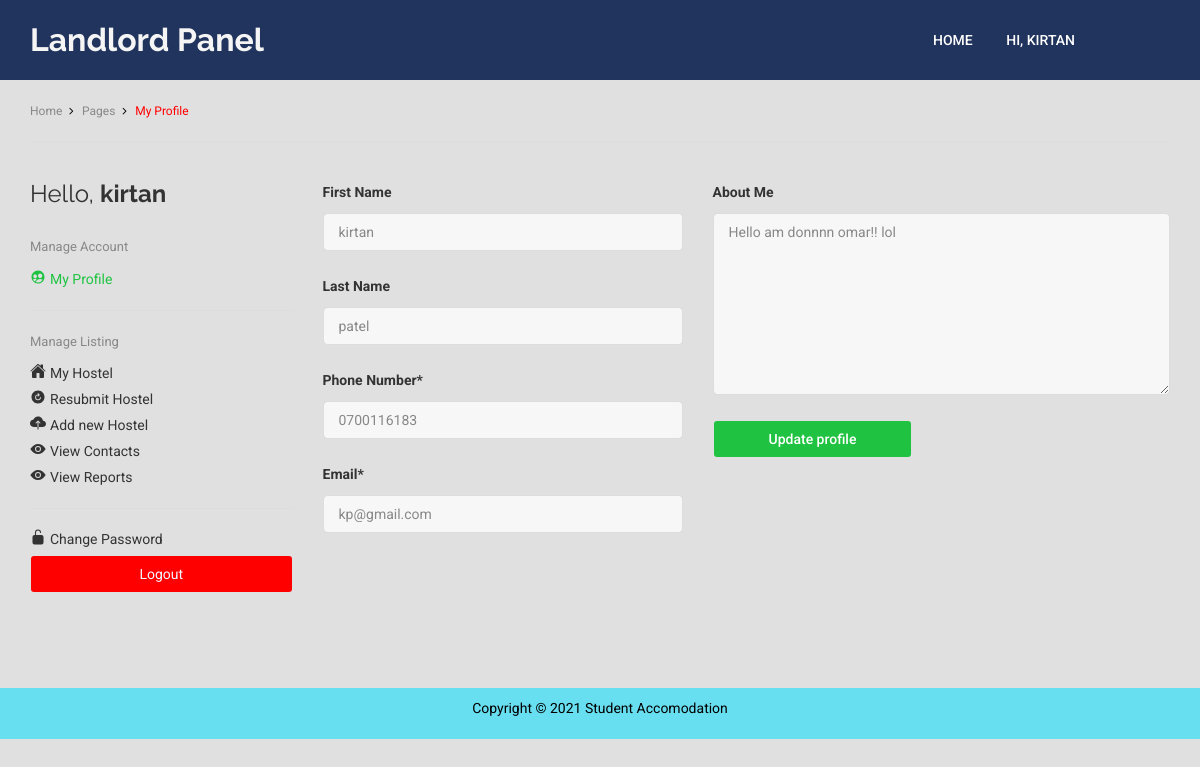
Before: /landlord/dashboard.php (signed in) with the older database file.
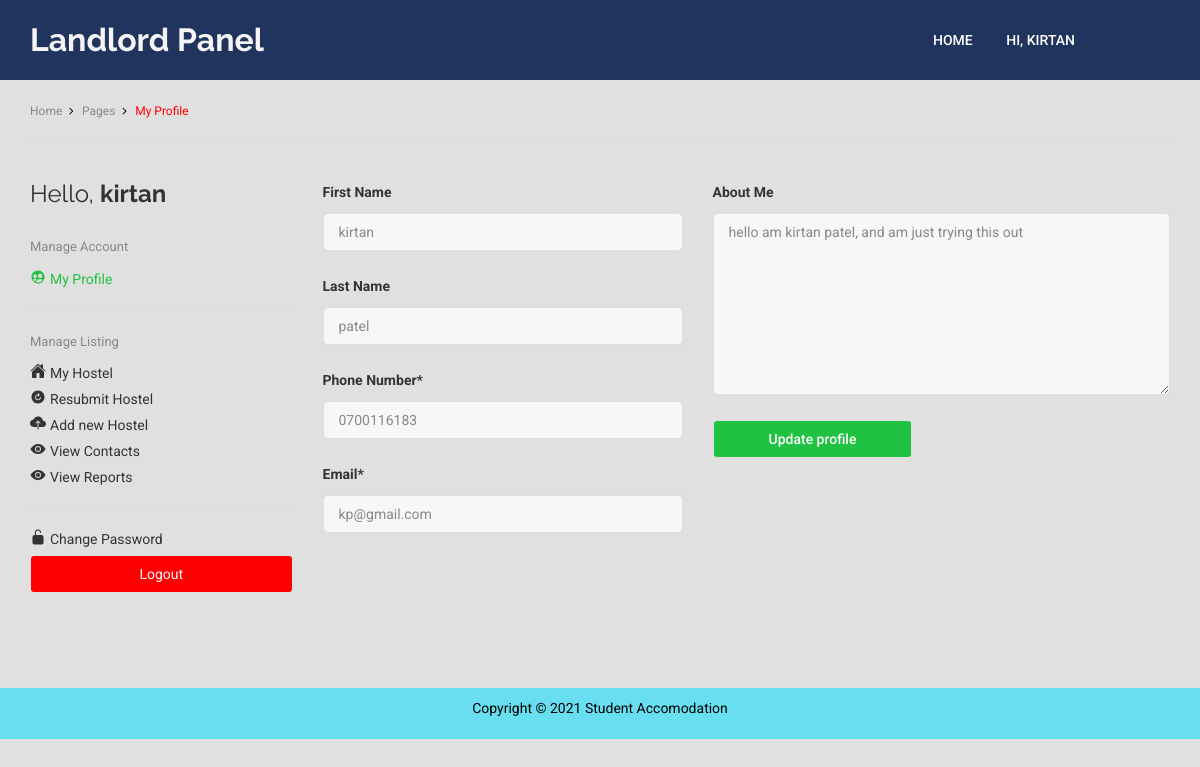
After: the same page with the newer database file.
### tables this page shows
CREATE TABLE `details` (
  `ID` int(11) NOT NULL,
  `FirstName` varchar(255) NOT NULL,
  `LastName` varchar(255) NOT NULL,
  `Email` varchar(255) NOT NULL,
  `phone_no` varchar(50) NOT NULL,
  `Password` varchar(255) NOT NULL,
  `about_me` varchar(255) DEFAULT NULL,
  `Type` varchar(50) NOT NULL,
  `Religion` varchar(255) NOT NULL,
  `location` varchar(255) NOT NULL,
  `mstatus` varchar(255) NOT NULL,
  `gender` varchar(255) NOT NULL,
  `isActive` tinyint(1) NOT NULL
);

### landlord/dashboard.php (the view, shortened to what the changed rows need)
<!DOCTYPE html>
<html lang="en">
<head>
  <link rel="stylesheet" href="css/plugins.css">
  <link rel="stylesheet" href="css/style.css">
</head>
<body>
  <header class="header header--blue">
    <div class="container">
      <div class="header__main">
        <div class="header__logo">
          <a href="#">
            <h1 style="color: whitesmoke;">Landlord Panel</h1>
          </a>
        </div>
      </div>
    </div>
  </header>
  <section id="container">
    <div class="container">
      <div class="my-profile__container">
        <div class="row">
          <div class="col-md-3">
            <h2 class="bookmarked-listing__headline">Hello, <strong><?php echo $_SESSION['username_landlord']; ?></strong></h2>
          </div>
          <?php
          require '../config.php';
          $user_ID = $_SESSION['id_landlord'];
          $qu = "SELECT * FROM `details` WHERE `ID`='$user_ID'";
          $run = mysqli_query($con, $qu);
          $row = mysqli_fetch_assoc($run);
          ?>
          <form method="POST" action="dashboard.php" enctype="multipart/form-data">
            <div class="col-md-4">
              <label for="profile-first-name" class="my-profile__label">First Name</label>
              <input type="text" name="fname" value="<?php echo $row['FirstName'] ?>" class="my-profile__field" id="profile-first-name">
              <label for="profile-first-name" class="my-profile__label">Last Name</label>
              <input type="text" name="lname" value="<?php echo $row['LastName'] ?>" class="my-profile__field" id="profile-first-name">
              <label for="profile-number" class="my-profile__label">Phone Number*</label>
              <input type="number" value="<?php echo $row['phone_no'] ?>" required onkeypress="if(this.value.length==12)return false;" name="phone" placeholder="07XXXXXXXX" class="my-profile__field" id="profile-number">
              <label for="profile-email" class="my-profile__label">Email*</label>
              <input type="email" value="<?php echo $row['Email'] ?>" required name="email" class="my-profile__field" id="profile-email">
            </div>
            <div class="col-md-5">
              <label for="profile-introduce" class="my-profile__label">About Me</label>
              <textarea id="profile-introduce" required name="about" rows="10" class="my-profile__field"><?php echo $row['about_me'] ?></textarea>
              <input type="submit" name="submit_update" class="my-profile__submit" value="Update profile">
            </div>
          </form>
        </div>
      </div>
    </div>
  </section>
</body>
</html>

Changed rows visible on the page:
changed details "kirtan": about "Hello am donnnn omar!! lol" → "hello am kirtan patel, and am just trying this out"
